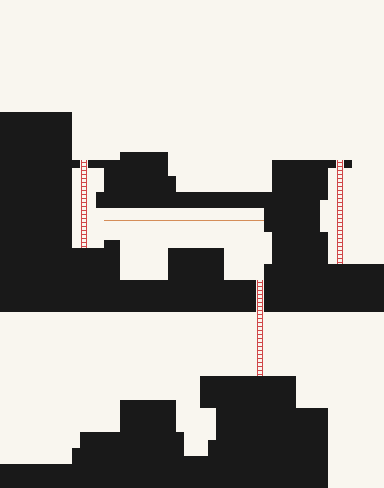

Below is a game level as drawn by its tile map, then a one-line description and the .tmx that defines it (tile-layer data replaced by summaries):
An orthogonal 48x61 tile map with 8x8 px tiles, 2 tile layers (BACKGROUND, FOREGROUND), 2 tilesets and 35 objects (3x LADDER, 2x CHANGE_STAGE, 2x SHOW_MESSAGE, ROPE).

<map version="1.0" orientation="orthogonal" renderorder="right-down" width="48" height="61" tilewidth="8" tileheight="8" nextobjectid="59">
 <tileset firstgid="1" name="placeholder" tilewidth="8" tileheight="8">
  <image source="placeholder.png" width="16" height="32" />
 </tileset>
 <tileset firstgid="9" name="SEWER" tilewidth="8" tileheight="8">
  <image source="tiles_sewer.png" width="40" height="48" />
 </tileset>
 <layer name="BACKGROUND" width="48" height="61">
  <data>[2928 cells, 2928 non-empty, 1 distinct tile ids]</data>
 </layer>
 <objectgroup name="SOLID">
  <object id="11" x="0" y="464" width="72" height="24" />
  <object id="13" x="72" y="448" width="16" height="24" />
  <object id="14" x="80" y="432" width="104" height="24" />
  <object id="15" x="120" y="400" width="56" height="32" />
  <object id="16" x="176" y="456" width="40" height="8" />
  <object id="17" x="208" y="440" width="120" height="16" />
  <object id="18" x="216" y="408" width="112" height="80" />
  <object id="19" x="200" y="376" width="96" height="32" />
  <object id="20" x="320" y="264" width="64" height="16" />
  <object id="21" x="0" y="280" width="256" height="32" />
  <object id="28" x="64" y="248" width="56" height="32" />
  <object id="29" x="104" y="240" width="16" height="8" />
  <object id="30" x="104" y="168" width="56" height="24" />
  <object id="33" x="264" y="264" width="56" height="48" />
  <object id="34" x="272" y="160" width="64" height="8" />
  <object id="35" x="264" y="208" width="56" height="24" />
  <object id="36" x="344" y="160" width="8" height="8" />
  <object id="38" x="64" y="160" width="16" height="8" />
  <object id="39" x="272" y="168" width="56" height="32" />
  <object id="42" x="64" y="112" width="8" height="136" />
  <object id="46" x="168" y="248" width="56" height="32" />
  <object id="48" x="384" y="80" width="8" height="136" />
  <object id="49" x="272" y="232" width="56" height="32" />
  <object id="50" x="88" y="160" width="72" height="8" />
  <object id="51" x="96" y="192" width="224" height="16" />
  <object id="52" x="144" y="176" width="32" height="16" />
  <object id="56" x="120" y="152" width="48" height="24" />
 </objectgroup>
 <layer name="FOREGROUND" width="48" height="61">
  <data>[2928 cells, 1053 non-empty, 3 distinct tile ids]</data>
 </layer>
 <objectgroup name="OBJECTS">
  <object id="26" name="LADDER" x="256" y="280" height="96" />
  <object id="25" name="CHANGE_STAGE" x="-8" y="424" width="8" height="40">
   <properties>
    <property name="CONTINUOUS" value="True" />
    <property name="LINK" value="pier_01.tmx" />
   </properties>
  </object>
  <object id="40" name="ROPE" x="104" y="220" width="160" />
  <object id="43" name="CHANGE_STAGE" x="384" y="216" width="8" height="48">
   <properties>
    <property name="CONTINUOUS" value="True" />
    <property name="LINK" value="pier_05.tmx" />
   </properties>
  </object>
  <object id="44" name="LADDER" x="336" y="160" height="104" />
  <object id="41" name="LADDER" x="80" y="160" height="88" />
  <object id="57" name="SHOW_MESSAGE" x="24" y="456" width="8" height="8">
   <properties>
    <property name="MESSAGE" value="Grab hold of ledges." />
   </properties>
  </object>
  <object id="58" name="SHOW_MESSAGE" x="208" y="368" width="8" height="8">
   <properties>
    <property name="MESSAGE" value="Press 'UP' to grab ladders and ropes." />
   </properties>
  </object>
 </objectgroup>
</map>
